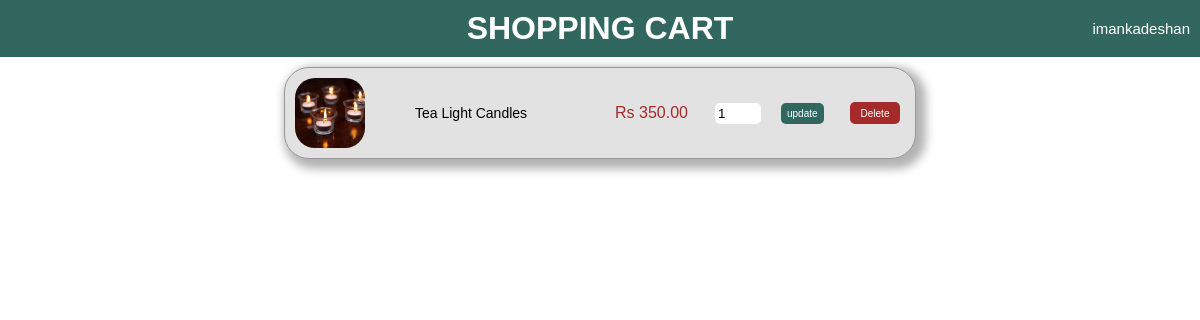
Page /Cart/cart.php (signed in) on the committed database.
### tables this page shows
CREATE TABLE `cart` (
  `cart_id` int(12) NOT NULL,
  `user_name` varchar(50) NOT NULL,
  `prod_id` int(15) NOT NULL,
  `price` int(12) NOT NULL,
  `qty` int(10) NOT NULL,
  `prod_image` varchar(255) NOT NULL,
  `prod_name` varchar(100) NOT NULL
);

### Cart/cart.php (the view, shortened to what this page needs)
<?php
    require_once '../db.inc.php';
?>
<!DOCTYPE html>
<html lang="en">
<head>
    <link rel="stylesheet" href="cartstyle.css">
</head>
<body>
    <div class="page">
<div class="header">
    <h1 class="main-header"> SHOPPING CART</h1>
    </div>
    <?php
        $username = $_SESSION['username'];
        $sql ="SELECT `cart_id`, `user_name`, `prod_id`, `price`, `qty`, `prod_image`, `prod_name` FROM `cart` WHERE user_name = '$username'";
        $result = mysqli_query($conn, $sql);
if (mysqli_num_rows($result)>0) {
    $row = mysqli_fetch_assoc($result)
    ?>
    <p class = "username"> <?php echo $row['user_name'];?> </p>
   <?php
   while($row = mysqli_fetch_assoc($result)) { ?>
<div class="cart-contents">
    <div class="middle">
        <div class="prod">
            <img src="../Addmin/Addproducts/products/<?php echo $row['prod_image']; ?>" alt="" >
            <h5> <?php echo $row['prod_name'];?> </h5>
            <p>Rs <?php echo $row['price']?>.00 </p>
            <form class = "form1" action="" method = "POST">
                <input class = "count" name = "new-count" type="number" min="1" value = "1">
                <input type ="submit" class = "up-count" name = "update" value ="update">
            </form>
            <form action="delete.php" method = "GET" class = "form2">
                <input type="submit" name ="delete" value ="Delete">
            </form>
        </div>
    </div>
</div>
<?php
   }
  }
  else {
    ?> <p class = "empty"> Your cart is empty</p> <?php
  }  ?>
</div>
</body>
</html>

### Cart/cartstyle.css (style rules this page uses)
* { margin: 0px; font-family: 'poppins', sans-serif; }
.page { width: 100%; height: 100%; background-repeat:no-repeat; background-size:cover; background-position:center; background-attachment:fixed; width:100%; height: 100vh; z-index:-2; }
.page::before { content: ""; position: absolute; top: 0; left: 0; width: 100%; height: 100%; background-image:url("../Images/cart/cartback.jpg"); background-size: cover; opacity: 0.3; z-index: -1; }
.header { background-color: #32675F; display: flex; justify-content: center; align-items: center; padding: 10px; }
.header h1 { color:white; font-weight: 600; }
.username { position: absolute; top: 0px; right: 0px; margin: 10px; margin-top: 20px; color: white; font-size: 15px; }
.prod { width: 610px; display: grid; grid-template-columns: 120px 200px 100px 110px 100px ; align-items: center; margin: 10px; margin-left: auto; margin-right: auto; background-color: #e2e2e2; padding: 10px; border-radius: 25px; border:1px solid rgb(151, 151, 151); box-shadow:5px 5px 10px 5px rgb(0, 0 , 0, 0.3); }
.prod img { width: 70px; border-radius: 20px; }
.prod h5 { font-weight: 500; font-size: 14px; }
.prod p { color: brown; }
.prod .form1 { display: flex; justify-content: space-between; gap:10px; }
.prod .form2 { display: flex; justify-content: center; }
.prod .count { width: 40px; border:none; border-radius: 5px; padding: 3px; }
.prod .up-count { border: none; border-radius: 5px; background-color: #32675F; color:white; width: auto; height: auto; font-size: 10px; margin-left:10px ; margin-right: 10px; }
.prod .form2 input { border:none; border-radius: 5px; background-color: brown; color: white; width: auto; font-size: 10px; height: 22px; width: 50px; }

### rows in the picture
cart: user_name "imankadeshan"
cart: prod_image (picture), prod_name "Tea Light Candles", price "350"
